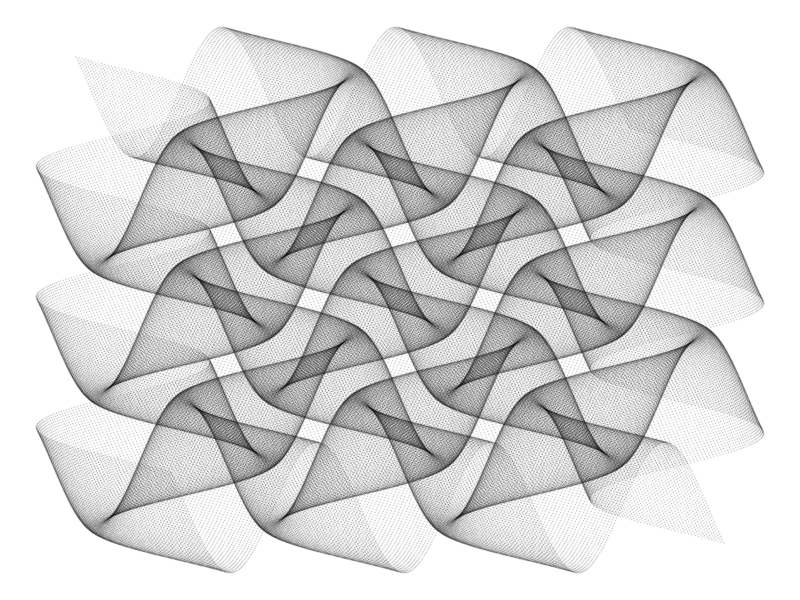
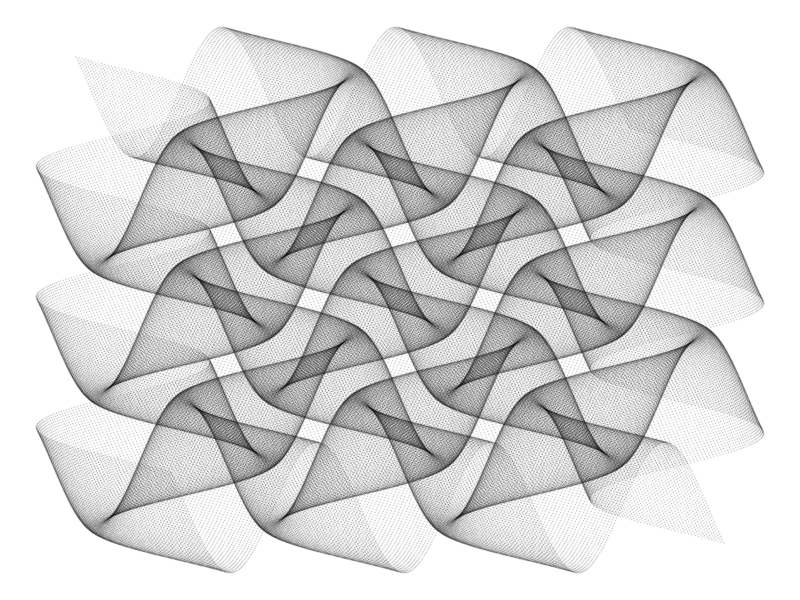

Write R code to recreate these figures, in order.
library(tidyverse)
(plot <- seq(from = -10, to = 10, by = 0.04) %>% 
  expand.grid(x = ., y = .) %>% 
  ggplot(aes(x = (x+pi*sin(y)), y =(y + pi*sin(x)))) + 
  geom_point(alpha = .1, shape = 20, size = 0) + 
  theme_void()
)
png("Graphics/silk.png", width = 6, height = 6, units ="in", res = 320, type = "cairo")
plot
dev.off()
